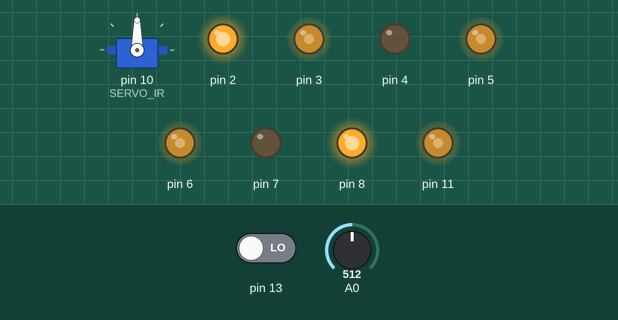
Recording of a sketch running on a simulated Arduino Uno, built with avr-gcc and run on an emulated ATmega328P. Shown: servo, output pins drawn as LEDs (lit = HIGH). The test bench sets the inputs (shaded band); at power-on: pin 13 LOW, A0 = 512.

Above: at 1.4 s.
1.5 s: pin 13 driven HIGH
At 2.4 s:
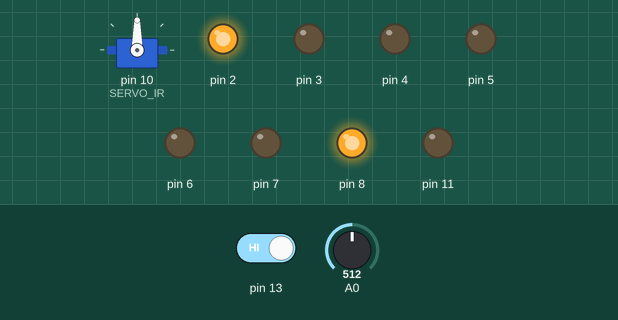
3.0 s: pin 13 driven LOW
At 4.1 s:
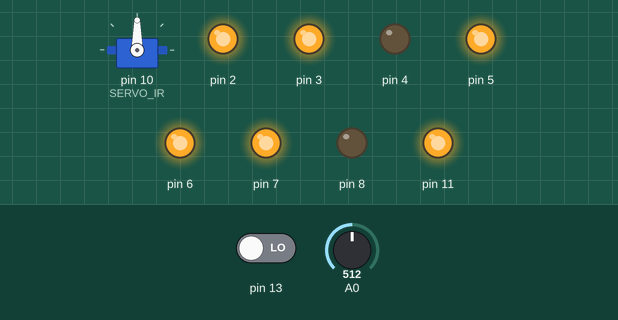
4.7 s: pin 13 driven HIGH
At 6.0 s:
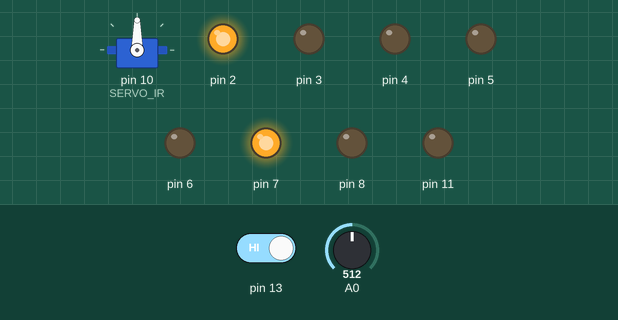
Timing chart, 0 to 7.7 s (numbered marks = the images above; inputs shaded):
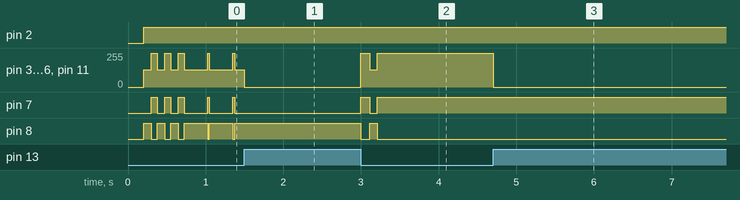

The sketch:

amoebot.ino
```cpp
#include "pin_reference.h"
#include "motor.h"
#include "robot.h"
#include "distance_scanner.h"
#include <Servo.h>

Motor lfMotor(MOT_LF_SPEED, MOT_LF_DIRECTION);
Motor lbMotor(MOT_LB_SPEED, MOT_LB_DIRECTION);
Motor rfMotor(MOT_RF_SPEED, MOT_RF_DIRECTION);
Motor rbMotor(MOT_RB_SPEED, MOT_RB_DIRECTION);
IR irSensor(PA_IR);
Servo myservo;
DistanceScanner scanner(myservo, irSensor);
Robot robot(lfMotor, lbMotor, rfMotor, rbMotor, scanner);

void setup() {
	Serial.begin(9600);
	randomSeed(analogRead(2));
	myservo.attach(SERVO_IR);
	robot.initialize();
}

void loop() {
	robot.run();

}
```

distance_scanner.h
```cpp
/*
 * File:   scanner.h
 * Author: Stig Lindqvist
 *
 */

#ifndef DISTANCE_SCANNER_H
#define	DISTANCE_SCANNER_H
#define DISTANCE_SCANNER_STEPS 11
#define DISTANCE_SCANNER_MIN 20
#define DISTANCE_SCANNER_MAX 160
#define DISTANCE_SCANNER_INCREMENTS 14
#define DISTANCE_SCANNER_SPEED 1.7
#include <Servo.h>
#include "ir.h"

class DistanceScanner {
public:

	/**
	 * Constructor
	 *
     * @param servo
     * @param irSensor
     */
	DistanceScanner(Servo &servo, IR &irSensor) :
	irSensor(irSensor),
	myservo(servo) {
		this->startTime = millis();
		this->sweepUp = false;
		this->state = sweeping;
		this->currentPosition = 0;
		this->currentDegree = DISTANCE_SCANNER_MIN;
	}

	/**
	 * Move the servo to a position
	 *
     * @param degree
     */
	void moveTo(int degree) {
		int step = (degree - DISTANCE_SCANNER_MIN) / DISTANCE_SCANNER_INCREMENTS;
		this->currentPosition = constrain(step, 0, DISTANCE_SCANNER_STEPS - 1);
		myservo.write(degree);
	}

	/**
	 * Progress the sweep and scan
     */
	void sweepAndMeasure() {
		unsigned long currentTime = millis();
		unsigned long elapsedTime = currentTime - this->startTime;
		switch (this->state) {
			// Read distance
			case scanning:
				if (elapsedTime >= 50) {
					this->rangeData[this->currentPosition] = irSensor.getDistance();
					this->startTime = currentTime;
					this->state = sweeping;
				}
				break;
			// Move the servo to position
			case sweeping:
				// Wait until it have finished moving
				if (elapsedTime >= DISTANCE_SCANNER_INCREMENTS * DISTANCE_SCANNER_SPEED) {
					this->sweep();
					this->state = scanning;
					this->startTime = currentTime;
				}
				break;
		}
		return;
	}

	int getCurrentDistance() {
		unsigned long currentTime = millis();
		unsigned long elapsedTime = currentTime - this->startTime;
		if (elapsedTime >= 50) {
			this->startTime = currentTime;
			this->rangeData[this->currentPosition] = irSensor.getDistance();
		}
		return this->rangeData[this->currentPosition];
	}

	int getCurrentDegree() {
		return this->currentDegree;
	}

	/**
	 * Sweep the servo
	 */
	void sweep() {
		if (this->currentDegree >= DISTANCE_SCANNER_MAX) {
			this->currentDegree = DISTANCE_SCANNER_MAX;
			this->sweepUp = false;
		}
		if (this->currentDegree <= DISTANCE_SCANNER_MIN) {
			this->currentDegree = DISTANCE_SCANNER_MIN;
			this->sweepUp = true;
		}

		if (this->sweepUp) {
			this->currentDegree = this->currentDegree + DISTANCE_SCANNER_INCREMENTS;
		} else {
			this->currentDegree = this->currentDegree - DISTANCE_SCANNER_INCREMENTS;
		}
		this->moveTo(this->currentDegree);
	}

	/**
	 * Get an array that consists of the closest object and the heading of it
	 *
     * @return
     */
	int* getClosestObject() {
		int closest[2] = {1000, 90};
		for (int i = 0; i < DISTANCE_SCANNER_STEPS - 1; i++) {
			if (this->rangeData[i] != 0 && this->rangeData[i] < closest[0]) {
				// distance
				closest[0] = this->rangeData[i];
				// degree
				closest[1] = DISTANCE_SCANNER_MIN + i * DISTANCE_SCANNER_INCREMENTS;
			}
		}
		return closest;
	}

private:
	Servo myservo;
	IR irSensor;

	unsigned long startTime;
	bool sweepUp;

	int currentDegree;
	int currentPosition;

	enum state_type {
		scanning, sweeping
	};
	state_type state;
	float rangeData[DISTANCE_SCANNER_STEPS];

};

#endif /* DISTANCE_SCANNER_H */
```

ir.h
```cpp
#ifndef IR_H
#define IR_H

/**
 * This class handles taking measurements from the sharp GP2Y0A02YK0F
 * @link https://sparkfun.com/datasheets/Sensors/Infrared/gp2y0a02yk_e.pdf
 * It has can measure distance between 20cm - 150cm and have a response time
 * of 38.3ms±9.6ms (max 47.9ms)
 *
 */
class IR {
public:

	/*
	 * @brief Class constructor.
	 */
	IR(int pin) : irpin(pin), lastMillis(millis()), lastDistance(60), responseTime(50) {
		pinMode(irpin, OUTPUT);
	}

	float getDistance() {
		int currentTime = millis();
		if (currentTime - lastMillis < responseTime) {
			return lastDistance;
		}

		int value = analogRead(irpin);
		lastDistance = value;

		lastDistance = 10650.08 * pow(value, -0.935) - 10;
		lastMillis = currentTime;
		return lastDistance;
	}

private:
	int irpin;
	unsigned int lastMillis;
	float lastDistance;
	int responseTime;
};
#endif
```

motor.h
```cpp
/**
 * @file motor_driver_rover.h
 * @brief Motor device driver for the Rover 5 motor shield.
 * @author Stig Lindqvist <stojg.lindqvist@gmail.coom>
 */

#ifndef MOTOR_H
#define MOTOR_H

class Motor {
public:

	/*
	 * @brief Class constructor.
	 */
	Motor(int speed_pin, int direction_pin) : speedPin(speed_pin), directionPin(direction_pin), currentSpeed(0) {
		pinMode(direction_pin, OUTPUT);
		pinMode(speed_pin, OUTPUT);
	}

	/**
	 * Set speed
	 *
     * @param speed -255 to 255
     */
	void setSpeed(int speed) {
		if (speed == 0) {
			analogWrite(speedPin, 0);
			this->currentSpeed = 0;
			return;
		}

		int motorspeed = constrain(abs(speed), 0, 255);

		this->currentSpeed = motorspeed;

		if (speed >= 0) {
			digitalWrite(directionPin, HIGH);
			analogWrite(speedPin, motorspeed);
		} else {
			digitalWrite(directionPin, LOW);
			analogWrite(speedPin, motorspeed);
		}
	}

	int getSpeed() const {
		return currentSpeed;
	}

private:
	int currentSpeed;
	int speedPin;
	int directionPin;
};

#endif
```

moving_average.h
```cpp
/**
 * @file moving_average.h
 * @brief Helper class that maintains a moving average over a set of samples.
 * @author Miguel Grinberg
 */

template <typename V, int N> class MovingAverage {
public:

	/*
	 * @brief Class constructor.
	 * @param def the default value to initialize the average.
	 */
	MovingAverage(V def = 0) : sum(0), p(0) {
		for (int i = 0; i < N; i++) {
			samples[i] = def;
			sum += samples[i];
		}
	}

	/*
	 * @brief Add a new sample.
	 * @param new_sample the new sample to add to the moving average.
	 * @return the updated average.
	 */
	V add(V new_sample) {
		sum = sum - samples[p] + new_sample;
		samples[p++] = new_sample;
		if (p >= N)
			p = 0;
		return sum / N;
	}

private:
	V samples[N];
	V sum;
	V p;
};
```

pin_reference.h
```cpp
// Channel 4
#define MOT_LF_DIRECTION 2
#define MOT_LF_SPEED 3
//static const uint8_t MOT_LF_VOLT = -1;

// Channel 2
#define MOT_RF_DIRECTION 7
#define MOT_RF_SPEED 6
//static const uint8_t MOT_RF_VOLT = -1;

// Channel 3
#define MOT_LB_DIRECTION 4
#define MOT_LB_SPEED 5
//static const uint8_t MOT_LB_VOLT = -1;

// Channel 1
#define MOT_RB_DIRECTION 8
#define MOT_RB_SPEED 11
//static const uint8_t MOT_RB_VOLT = -1;

// Pin analog IR (A0)
#define PA_IR 0
// IR Scanner Sercto

#define SERVO_IR 10

// Pin analog Mic (A1)
#define PA_MIC 1
```

robot.h
```cpp
#ifndef ROBOT_H
#define ROBOT_H
#include "IR.h"
#include "moving_average.h"
#include "motor.h"
#include "distance_scanner.h"
#include <Servo.h>

class Robot {
public:

	/*
	 * @brief Class constructor.
	 */
	Robot(Motor &lfMotor, Motor &lbMotor, Motor &rfMotor, Motor &rbMotor, DistanceScanner &scanner) :
	LeftFrontMotor(lfMotor),
	LeftBackMotor(lbMotor),
	RightFrontMotor(rfMotor),
	RightBackMotor(rbMotor),
	IRScanner(scanner) {

	}

	/**
	 * Initialize the robot
	 */
	void initialize() {
		IRScanner.moveTo(90);
		delay(200);
		this->robotState = r_forward;
		this->timer = millis();

	}

	void stop() {
		this->setSpeedRight(0);
		this->setSpeedLeft(0);
	}

	void run() {
		unsigned long elapsedTime = millis() - this->timer;

		int distance;
		int degree;
		switch (this->robotState) {
			case r_avoid:
				degree = IRScanner.getCurrentDegree();
				this->timer = millis();
				if(degree > 110) {
					this->robotState = r_right;
				} else if(degree < 70) {
					this->robotState = r_left;
				} else {
					this->robotState = r_pivot;
				}
				break;

			case r_pivot:
					this->turnLeft(128);
					if(elapsedTime > 300) {
						this->timer = millis();
						this->robotState = r_forward;
					}
				break;

			case r_left:
				degree = IRScanner.getCurrentDegree();
				distance = IRScanner.getCurrentDistance();
				this->turnLeft(128);
				if(elapsedTime > 100) {
					if(distance > 20) {
						this->timer = millis();
						this->robotState = r_forward;
					} else {
						this->timer = millis();
					}
				}
				break;

			case r_right:
				distance = IRScanner.getCurrentDistance();
				distance = IRScanner.getCurrentDistance();
				this->turnRight(128);
				if(elapsedTime > 100) {
					if(distance > 20) {
						this->timer = millis();
						this->robotState = r_forward;
					} else {
						this->timer = millis();
					}
				}
				break;

			case r_forward:
				IRScanner.sweepAndMeasure();
				distance = IRScanner.getCurrentDistance();
				if(distance < 20) {
					this->timer = millis();
					this->robotState = r_avoid;
				} else {
					this->forward(255);
				}
				break;
			default:
				break;
		}
	}

private:

	unsigned long timer;

	void turnLeft(int speed) {
		this->setSpeedLeft(speed);
		this->setSpeedRight(-speed);
	}

	void turnRight(int speed) {
		this->setSpeedLeft(-speed);
		this->setSpeedRight(speed);
	}

	void backLeft(int speed) {
		this->setSpeedLeft(-speed/4);
		this->setSpeedRight(-speed);
	}

	void backRight(int speed) {
		this->setSpeedLeft(-speed);
		this->setSpeedRight(-speed/4);
	}

	void back(int speed) {
		this->setSpeedLeft(-speed);
		this->setSpeedRight(-speed);
	}

	void forward(int speed) {
		this->setSpeedLeft(speed);
		this->setSpeedRight(speed);
	}

	void setSpeedLeft(int speed) {
		if(digitalRead(13)) {
			this->LeftFrontMotor.setSpeed(0);
			this->LeftBackMotor.setSpeed(0);
			return;
		}
		this->LeftFrontMotor.setSpeed(speed);
		this->LeftBackMotor.setSpeed(-speed);
	}

	void setSpeedRight(int speed) {
		if(digitalRead(13)) {
			this->RightFrontMotor.setSpeed(0);
			this->RightBackMotor.setSpeed(0);
			return;
		}
		this->RightFrontMotor.setSpeed(speed);
		this->RightBackMotor.setSpeed(-speed);
	}

	Motor LeftFrontMotor;
	Motor LeftBackMotor;
	Motor RightFrontMotor;
	Motor RightBackMotor;
	Servo ScanServo;
	DistanceScanner IRScanner;
	enum state_type {
		r_forward, r_avoid, r_left, r_right, r_pivot
	};
	state_type robotState;
};

#endif
```

Measured:
- after the input at 1.5 s, pin 2: stops changing and stays HIGH; pin 4: stops changing and stays LOW; pin 7: stays LOW (without the input it goes to HIGH after 0.18 s); pin 8: stays HIGH (without the input it goes to LOW after 0.18 s)
- after the input at 3.0 s, pin 3, pin 5, pin 6, pin 11: 0/255 → 255/255 at once, → 128/255 0.11 s later, → 255/255 0.10 s later; pin 7: LOW → HIGH at once, → LOW 0.11 s later, → HIGH 0.10 s later; pin 8: HIGH → LOW at once, → HIGH 0.11 s later, → LOW 0.10 s later
- after the input at 4.7 s, pin 3, pin 5, pin 6, pin 11: 255/255 → 0/255 at once
